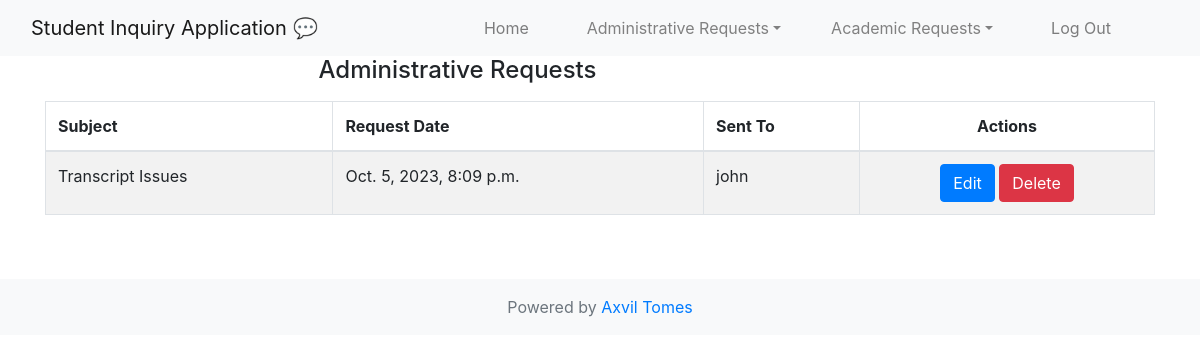
/administrativerequests/ (signed in), run on the app's committed database.
### inquiries/models.py (models this page shows, shortened)
class AdministrativeRequests(models.Model):
    subject = models.CharField(max_length=100, help_text="Enter the Subject of your Request")
    body = models.TextField(max_length=2000, help_text="Enter Description of your Administrative Request Here")
    request_date = models.DateTimeField(auto_now_add=True, help_text="Date and time when the request was made")
    receiver = models.ForeignKey(CustomUser, on_delete=models.CASCADE, related_name='received_admin_requests', help_text="Sending to...")
    sender = models.ForeignKey(CustomUser, on_delete=models.CASCADE, related_name='sent_admin_requests', help_text="Sent By...", default=None)
    reply =  models.TextField(max_length=2000, help_text="Enter a response to the Administrative Request Above", default="No Response Yet...")
    class Meta:
        verbose_name_plural = "Administrative Requests"

### users/models.py (models this page shows)
class CustomUser(AbstractUser):
    USER_TYPE_CHOICES = (
        ('student', 'Student'),
        ('facilitator', 'Facilitator'),
        ('teamlead', 'Teamlead'),
    )
    user_type = models.CharField(max_length=20, choices=USER_TYPE_CHOICES)
    username = models.CharField(
        max_length=150,
        unique=True,
        help_text='Required. 150 characters or fewer. Letters, digits, and spaces only.',
        validators=[],
        error_messages={
            'unique': "A user with that username already exists.",
        },
    )
    def is_facilitator(self):
        return self.user_type == 'facilitator'
    def is_student(self):
        return self.user_type == 'student'
    def is_teamlead(self):
        return self.user_type == 'teamlead'
    objects = CustomUserManager()

### inquiries/views.py (the view)
# urls.py: path('administrativerequests/', AdministrativeRequestsListView.as_view(), name='administrativerequests-list'),
class AdministrativeRequestsListView(LoginRequiredMixin,ListView):
    model = AdministrativeRequests
    context_object_name = "administrative_requests"
    template_name = "inquiries/admin_requests_list.html"
    paginate_by = 5
    def get_queryset(self):
        user = self.request.user
        if user.is_facilitator():
            return AdministrativeRequests.objects.filter(sender=user)
        elif user.is_student():
            return AdministrativeRequests.objects.filter(sender=user)
        elif user.is_teamlead():
            return AdministrativeRequests.objects.all()

### inquiries/templates/inquiries/admin_requests_list.html (shortened to what this page needs)
{% extends 'users/base.html' %}
{% block content %}
    <div class="right_col" role="main">
        <div class="">
            <div class="row">
                <div class="col-md-12 col-sm-12 col-xs-12">
                    <div class="x_panel">
                        <div class="x_title">
                            <div class="row">
                                <div class="col-md-9">
                                    <h4 class="text-center">Administrative Requests</h4>
                                </div>
                                <div class="col-md-3">
                                </div>
                            </div>
                        </div>
                        <div class="x_content mt-2">
                            <table id="administrative-requests-datatable" class="table table-striped table-bordered">
                                <thead>
                                    <tr>
                                        <th>Subject</th>
                                        <th>Request Date</th>
                                        {% if user.is_teamlead %}
                                        <th> Received From </th>
                                        {% else %}
                                        <th> Sent To </th>
                                        {% endif %}
                                        <th class="text-center">Actions</th>
                                    </tr>
                                </thead>
                                <tbody>
                                    {% for administrative_request in administrative_requests %}
                                        <tr>
                                            <td>{{ administrative_request.subject }}</td>
                                            <td>{{ administrative_request.request_date }}</td>
                                            {% if user.is_teamlead %}
                                            <td>{{ administrative_request.sender}}</td>
                                            {% else %}
                                            <td>{{ administrative_request.receiver}}</td>
                                            {% endif %}
                                            <td class="text-center">
                                                {% if user.is_student or user.is_facilitator %}
                                                <a href="{% url 'administrativerequests-update' administrative_request.pk %}" class="btn btn-primary btn-xs"> Edit </a>
                                                {% elif user.is_teamlead %}
                                                <a href="{% url 'administrativerequests-update' administrative_request.pk %}" class="btn btn-primary btn-xs"><i class="fa fa-pencil"></i> Respond </a>
                                                {% endif %}
                                                <a href="{% url 'administrativerequests-delete' administrative_request.pk %}" class="btn btn-danger btn-xs"> Delete </a>
                                            </td>
                                        </tr>
                                    {% endfor %}
                                </tbody>
                            </table>
                        </div>
                    </div>
                </div>
            </div>
        </div>
    </div>
{% endblock content %}

### data on the page
AdministrativeRequests: subject "Transcript Issues", request_date "Oct. 5, 2023, 8:09 p.m.", receiver "john"
